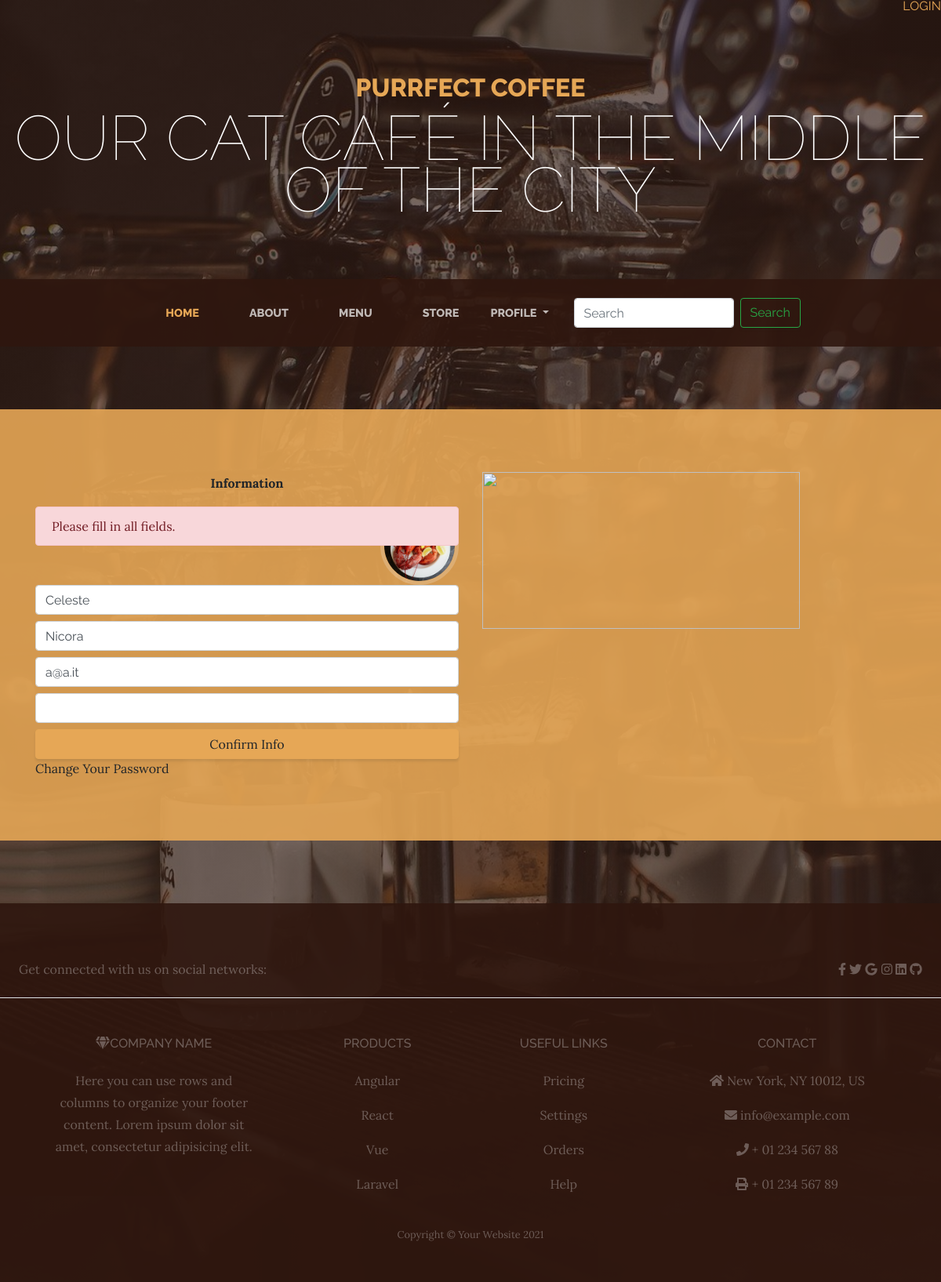
/update_profile.php?error=emptyFields (signed in), run on the app's committed database.
### tables this page shows
CREATE TABLE `usersinfo` (
  `id` bigint(20) UNSIGNED NOT NULL,
  `name` varchar(50) DEFAULT NULL,
  `surname` varchar(50) DEFAULT NULL,
  `email` varchar(100) DEFAULT NULL,
  `phonenumber` varchar(20) DEFAULT NULL,
  `password` varchar(60) DEFAULT NULL
);

### update_profile.php (the view, shortened to what this page needs)
<!DOCTYPE html>
<html lang="en">
    <head>
        <link href="css/styles.css" rel="stylesheet" />
    </head>
    <body>
       <?php
       require 'header1.php';
       ?>
        <section class="page-section cta">
            <div class="container">
                <div class="row style='border: 1px solid black'">
                    <div class="col-xs-12 col-sm-6 col-lg-6">
                        <p class="mytitle" align="center"><strong>Information</strong></p>
                        <img class="resize" src="assets/img/menu/lobster-bisque.jpg" alt="Insert your profile pic">
                        <?php
                        if(isset($_GET['error'])){
                            if($_GET['error']=='emptyFields'){
                                echo'<div class="alert alert-danger" role="alert">
                                        Please fill in all fields.
                                    </div>';
                            }
                        }
                        require 'utils/connect_db.php';
                        $sql = "SELECT name, surname, email, phonenumber FROM usersInfo WHERE id =".$_SESSION['userId'];
                        $result = $connection->query($sql);
                        if ($result->num_rows > 0) {
                        $row = $result->fetch_assoc();
                        echo'
                        <form action="utils/update_profile.php" method="post">
                        <h5 class="section-heading-upper"> <input required name="firstname" class="form-control" value="'.$row["name"].'" type="text"> </a></h5>
                        <h5 class="section-heading-upper"> <input required name="lastname" class="form-control" value="'.$row["surname"].'" type="text"> </a></h5>
                        <h5 class="section-heading-upper"> <input required name="email" class="form-control" value="'.$row["email"].'" type="text"> </a></h5>
                        <h5 class="section-heading-upper"> <input required name="phonenumber" class="form-control" value="'.$row["phonenumber"].'" type="text"> </a></h5>
                        <input type="submit" name="submit" class="btn btn-primary btn-block" value="Confirm Info">
                        </form>
                        ';
                        }
                        else {
                            $connection->close();
                            header("Location: ../login.php");
                            exit();
                        }
                        ?>
                    </div>
                    <div class="col-sm-6 hidden-xs col-lg-6">
                        <div id="signup">
                            <a href="http://http://example.com/signup.php"><img class="center-block img-responsive" src="image/catalog/signupbox.png" width="405" height="200"></a>
                        </div>
                    </div>
                </div>
                <div class=“row”>
                    <div class=“col-sm-4”> Change Your Password </div>
                </div>
        </section>
        <?php
            require 'footer.php';
        ?>
    </body>
</html>

### data on the page
usersinfo: firstname "Celeste", lastname "Nicora", email "a@a.it"
